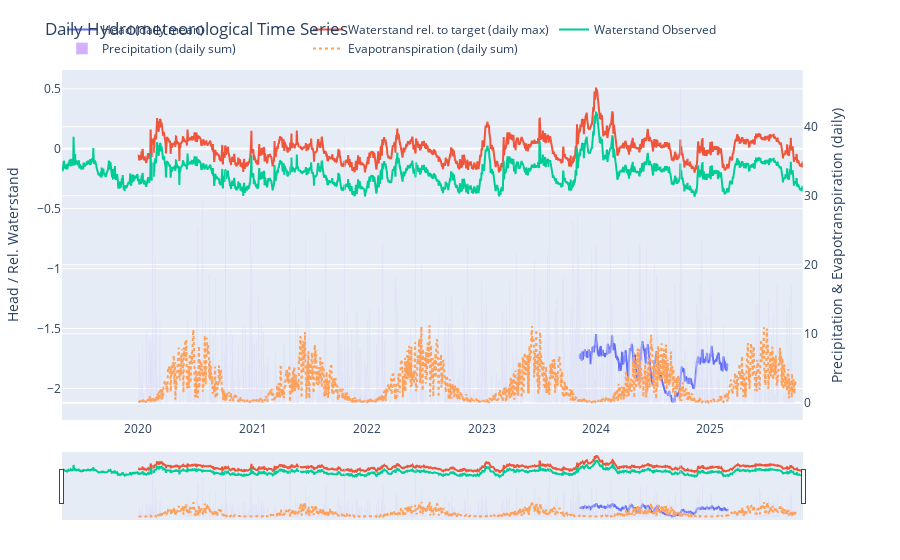

The code cell stored with this chart in its notebook:
### Markdown cell above
# Preparing relative waterstand

### Code cell
import plotly.graph_objects as go
from plotly.subplots import make_subplots

# --- If any of these are DataFrames with a single column, squeeze to Series ---
s_head = df_head_daily.squeeze()
s_wat  = df_waterstand_daily.squeeze()
s_wrl  = df_waterstand_daily_rel.squeeze()
s_prec = df_prec_daily.squeeze()
s_evap = df_evap_daily.squeeze()

fig = make_subplots(specs=[[{"secondary_y": True}]])

# Primary y-axis: groundwater head & relative water level
fig.add_trace(
    go.Scatter(
        x=s_head.index, y=s_head.values,
        mode="lines",
        name="Head (daily mean)"
    ),
    secondary_y=False
)

fig.add_trace(
    go.Scatter(
        x=s_wrl.index, y=s_wrl.values,
        mode="lines",
        name="Waterstand rel. to target (daily max)"
    ),
    secondary_y=False
)

fig.add_trace(
    go.Scatter(
        x=s_wat.index, y=s_wat.values,
        mode="lines",
        name="Waterstand Observed"
    ),
    secondary_y=False
)

# Secondary y-axis: precipitation (bars) and evapotranspiration (line)
fig.add_trace(
    go.Bar(
        x=s_prec.index, y=s_prec.values,
        name="Precipitation (daily sum)",
        opacity=0.5
    ),
    secondary_y=True
)

fig.add_trace(
    go.Scatter(
        x=s_evap.index, y=s_evap.values,
        mode="lines",
        name="Evapotranspiration (daily sum)",
        line=dict(dash="dot")
    ),
    secondary_y=True
)

# Layout & axes
fig.update_layout(
    title="Daily Hydrometeorological Time Series",
    legend=dict(orientation="h", yanchor="bottom", y=1.02, xanchor="left", x=0),
    hovermode="x unified",
    bargap=0.0,
    margin=dict(l=50, r=50, t=70, b=40),
    xaxis=dict(rangeslider=dict(visible=True), type="date")
)

fig.update_yaxes(title_text="Head / Rel. Waterstand", secondary_y=False)
fig.update_yaxes(title_text="Precipitation & Evapotranspiration (daily)", secondary_y=True)

fig.show()

### Figure 1 — Plotly figure (JSON) as saved in the notebook; plotly's stock layout.template omitted (floating-point values rounded to 4 significant figures; data arrays with more than 128 entries replaced by an {"elided": "..."} marker saying what was removed)
{"data": [{"mode": "lines", "name": "Head (daily mean)", "type": "scatter", "x": {"elided": "474 str values"}, "xaxis": "x", "y": {"elided": "474 float values"}, "yaxis": "y"}, {"mode": "lines", "name": "Waterstand rel. to target (daily max)", "type": "scatter", "x": {"elided": "2123 str values"}, "xaxis": "x", "y": {"elided": "2123 float values"}, "yaxis": "y"}, {"mode": "lines", "name": "Waterstand Observed", "type": "scatter", "x": {"elided": "2367 str values"}, "xaxis": "x", "y": {"elided": "2367 float values"}, "yaxis": "y"}, {"name": "Precipitation (daily sum)", "opacity": 0.5, "type": "bar", "x": {"elided": "2101 str values"}, "xaxis": "x", "y": {"elided": "2101 float values"}, "yaxis": "y2"}, {"line": {"dash": "dot"}, "mode": "lines", "name": "Evapotranspiration (daily sum)", "type": "scatter", "x": {"elided": "2101 str values"}, "xaxis": "x", "y": {"elided": "2101 float values"}, "yaxis": "y2"}], "layout": {"bargap": 0, "hovermode": "x unified", "legend": {"orientation": "h", "x": 0, "xanchor": "left", "y": 1.02, "yanchor": "bottom"}, "margin": {"b": 40, "l": 50, "r": 50, "t": 70}, "title": {"text": "Daily Hydrometeorological Time Series"}, "xaxis": {"anchor": "y", "domain": [0, 0.94], "rangeslider": {"visible": true}, "type": "date"}, "yaxis": {"anchor": "x", "domain": [0, 1], "title": {"text": "Head / Rel. Waterstand"}}, "yaxis2": {"anchor": "x", "overlaying": "y", "side": "right", "title": {"text": "Precipitation & Evapotranspiration (daily)"}}}}
